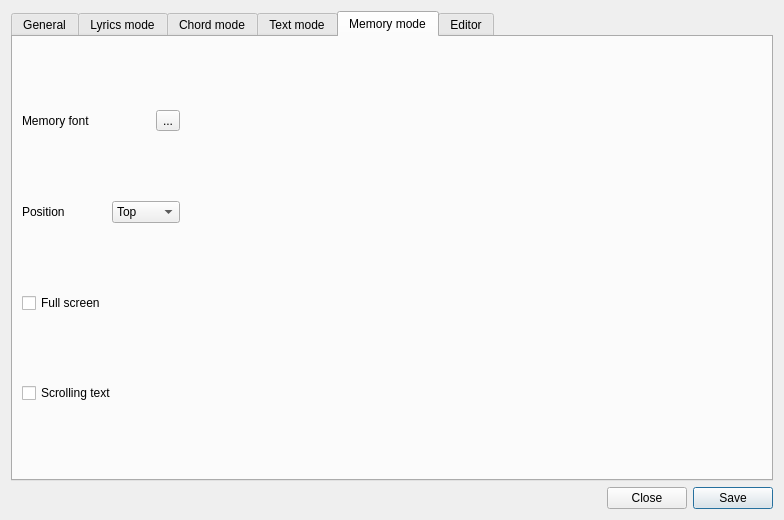
<?xml version="1.0" encoding="UTF-8"?>
<ui version="4.0">
 <class>DialogConfiguration</class>
 <widget class="QDialog" name="DialogConfiguration">
  <property name="geometry">
   <rect>
    <x>0</x>
    <y>0</y>
    <width>784</width>
    <height>520</height>
   </rect>
  </property>
  <property name="windowTitle">
   <string>Configuration</string>
  </property>
  <layout class="QVBoxLayout" name="verticalLayout_9">
   <item>
    <widget class="QTabWidget" name="tabWidget">
     <property name="currentIndex">
      <number>4</number>
     </property>
     <widget class="QWidget" name="tab">
      <attribute name="title">
       <string>General</string>
      </attribute>
      <layout class="QVBoxLayout" name="verticalLayout_10">
       <item>
        <layout class="QHBoxLayout" name="horizontalLayout_5">
         <item>
          <layout class="QVBoxLayout" name="verticalLayout_8">
           <item>
            <layout class="QVBoxLayout" name="verticalLayout_2">
             <item>
              <layout class="QHBoxLayout" name="horizontalLayout_4">
               <item>
                <widget class="QLabel" name="labelInterfaceLanguage">
                 <property name="text">
                  <string> Interface language</string>
                 </property>
                </widget>
               </item>
               <item>
                <widget class="QComboBox" name="comboBoxInterfaceLanguage"/>
               </item>
              </layout>
             </item>
             <item>
              <layout class="QHBoxLayout" name="horizontalLayout_7">
               <item>
                <widget class="QLabel" name="labelUnit">
                 <property name="text">
                  <string>Preferred units</string>
                 </property>
                </widget>
               </item>
               <item>
                <widget class="QComboBox" name="comboBoxUnit">
                 <item>
                  <property name="text">
                   <string>mm</string>
                  </property>
                 </item>
                 <item>
                  <property name="text">
                   <string>cm</string>
                  </property>
                 </item>
                 <item>
                  <property name="text">
                   <string>in</string>
                  </property>
                 </item>
                </widget>
               </item>
              </layout>
             </item>
             <item>
              <layout class="QHBoxLayout" name="horizontalLayout_8">
               <item>
                <widget class="QLabel" name="labelPDFReaderName">
                 <property name="text">
                  <string>PDF Reader program</string>
                 </property>
                </widget>
               </item>
               <item>
                <widget class="QLineEdit" name="lineEditPDFReaderName"/>
               </item>
               <item>
                <widget class="QToolButton" name="toolButtonPDFReaderName">
                 <property name="text">
                  <string>...</string>
                 </property>
                </widget>
               </item>
              </layout>
             </item>
             <item>
              <layout class="QHBoxLayout" name="horizontalLayout_3">
               <item>
                <widget class="QLabel" name="labelCreatorName">
                 <property name="text">
                  <string>Creator name</string>
                 </property>
                </widget>
               </item>
               <item>
                <widget class="QLineEdit" name="lineEditCreatoName"/>
               </item>
              </layout>
             </item>
            </layout>
           </item>
           <item>
            <spacer name="verticalSpacer">
             <property name="orientation">
              <enum>Qt::Vertical</enum>
             </property>
             <property name="sizeHint" stdset="0">
              <size>
               <width>20</width>
               <height>40</height>
              </size>
             </property>
            </spacer>
           </item>
          </layout>
         </item>
         <item>
          <spacer name="horizontalSpacer_2">
           <property name="orientation">
            <enum>Qt::Horizontal</enum>
           </property>
           <property name="sizeHint" stdset="0">
            <size>
             <width>40</width>
             <height>20</height>
            </size>
           </property>
          </spacer>
         </item>
        </layout>
       </item>
      </layout>
     </widget>
     <widget class="QWidget" name="tab_2">
      <attribute name="title">
       <string>Lyrics mode</string>
      </attribute>
      <layout class="QVBoxLayout" name="verticalLayout_3">
       <item>
        <widget class="LyricsConfig" name="lyricsConfig" native="true"/>
       </item>
      </layout>
     </widget>
     <widget class="QWidget" name="tab_3">
      <attribute name="title">
       <string>Chord mode</string>
      </attribute>
      <layout class="QVBoxLayout" name="verticalLayout_4">
       <item>
        <widget class="ChordConfig" name="chordConfig" native="true"/>
       </item>
      </layout>
     </widget>
     <widget class="QWidget" name="tab_4">
      <attribute name="title">
       <string>Text mode</string>
      </attribute>
      <layout class="QVBoxLayout" name="verticalLayout_5">
       <item>
        <widget class="TextConfig" name="textConfig" native="true"/>
       </item>
      </layout>
     </widget>
     <widget class="QWidget" name="tab_5">
      <attribute name="title">
       <string>Memory mode</string>
      </attribute>
      <layout class="QVBoxLayout" name="verticalLayout_6">
       <item>
        <layout class="QHBoxLayout" name="horizontalLayout_2">
         <item>
          <widget class="QSplitter" name="splitter">
           <property name="orientation">
            <enum>Qt::Vertical</enum>
           </property>
           <widget class="QWidget" name="">
            <layout class="QGridLayout" name="gridLayout">
             <item row="0" column="0" colspan="2">
              <widget class="QLabel" name="label">
               <property name="text">
                <string>Memory font</string>
               </property>
              </widget>
             </item>
             <item row="0" column="2">
              <widget class="FontButton" name="toolButton">
               <property name="text">
                <string>...</string>
               </property>
              </widget>
             </item>
             <item row="1" column="0">
              <widget class="QLabel" name="label_2">
               <property name="text">
                <string>Position</string>
               </property>
              </widget>
             </item>
             <item row="1" column="1" colspan="2">
              <widget class="QComboBox" name="comboBox">
               <item>
                <property name="text">
                 <string>Top</string>
                </property>
               </item>
               <item>
                <property name="text">
                 <string>Middle</string>
                </property>
               </item>
               <item>
                <property name="text">
                 <string>Bottom</string>
                </property>
               </item>
              </widget>
             </item>
             <item row="2" column="0">
              <widget class="QCheckBox" name="checkBox">
               <property name="text">
                <string>Full screen</string>
               </property>
              </widget>
             </item>
             <item row="3" column="0" colspan="3">
              <widget class="QCheckBox" name="checkBox_2">
               <property name="text">
                <string>Scrolling text</string>
               </property>
              </widget>
             </item>
            </layout>
           </widget>
          </widget>
         </item>
         <item>
          <spacer name="horizontalSpacer_3">
           <property name="orientation">
            <enum>Qt::Horizontal</enum>
           </property>
           <property name="sizeHint" stdset="0">
            <size>
             <width>40</width>
             <height>20</height>
            </size>
           </property>
          </spacer>
         </item>
        </layout>
       </item>
      </layout>
     </widget>
     <widget class="QWidget" name="tab_6">
      <attribute name="title">
       <string>Editor</string>
      </attribute>
      <layout class="QVBoxLayout" name="verticalLayout_7">
       <item>
        <widget class="QWidget" name="widget" native="true">
         <layout class="QVBoxLayout" name="verticalLayout">
          <item>
           <widget class="QCheckBox" name="checkBoxOpenLastFileOnStart">
            <property name="text">
             <string>Open last file on start </string>
            </property>
           </widget>
          </item>
         </layout>
        </widget>
       </item>
      </layout>
     </widget>
    </widget>
   </item>
   <item>
    <layout class="QHBoxLayout" name="horizontalLayout">
     <item>
      <spacer name="horizontalSpacer">
       <property name="orientation">
        <enum>Qt::Horizontal</enum>
       </property>
       <property name="sizeHint" stdset="0">
        <size>
         <width>40</width>
         <height>20</height>
        </size>
       </property>
      </spacer>
     </item>
     <item>
      <widget class="QPushButton" name="pushButtonClose">
       <property name="text">
        <string>Close</string>
       </property>
      </widget>
     </item>
     <item>
      <widget class="QPushButton" name="pushButtonSave">
       <property name="text">
        <string>Save</string>
       </property>
       <property name="default">
        <bool>true</bool>
       </property>
      </widget>
     </item>
    </layout>
   </item>
  </layout>
 </widget>
 <customwidgets>
  <customwidget>
   <class>LyricsConfig</class>
   <extends>QWidget</extends>
   <header>lyricsconfig.h</header>
   <container>1</container>
  </customwidget>
  <customwidget>
   <class>ChordConfig</class>
   <extends>QWidget</extends>
   <header>chordconfig.h</header>
   <container>1</container>
  </customwidget>
  <customwidget>
   <class>TextConfig</class>
   <extends>QWidget</extends>
   <header>textconfig.h</header>
   <container>1</container>
  </customwidget>
  <customwidget>
   <class>FontButton</class>
   <extends>QToolButton</extends>
   <header>fontbutton.h</header>
  </customwidget>
 </customwidgets>
 <resources/>
 <connections/>
</ui>
